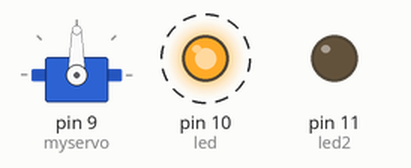
Simulated run of this sketch. Board: Arduino Uno, built with avr-gcc and run on an emulated ATmega328P. Shown: servo, output pins drawn as LEDs (lit = HIGH). Dashed ring = blinking.

Above: at 0.5 s.
Timing chart, 0 to 4.6 s (numbered marks = the images above):
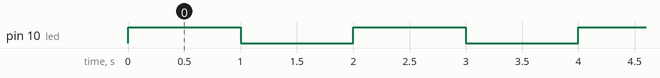

Measured:
- by itself, pin 10 (led): alternates HIGH for 1.0 s and LOW for 1.0 s

The sketch:

sketch_may13c.ino
```cpp
#include <Servo.h>


Servo myservo;
int pos = 0;
int led=10;
int led2=11;
long prevMillis = 0;
int led_delay = 1000;
bool ledState = 0;


void setup() {
   myservo.attach(9);
   pinMode(led, OUTPUT);
   pinMode(led2, OUTPUT);

  // put your setup code here, to run once:

}

void loop() {


  if (millis() - prevMillis> led_delay)
  {
    ledState !=ledState;
   digitalWrite(led2, ledState);
   prevMillis =millis();


    }


 digitalWrite(led, HIGH);
 delay(1000);
 digitalWrite(led, LOW);
 delay(1000);


}

/*#include <Servo.h>

Servo myservo;  // create servo object to control a servo
// twelve servo objects can be created on most boards

int pos = 0;    // variable to store the servo position

void setup() {
  myservo.attach(9);  // attaches the servo on pin 9 to the servo object
}

void loop() {
  for (pos = 0; pos <= 180; pos += 1) { // goes from 0 degrees to 180 degrees
    // in steps of 1 degree
    myservo.write(pos);              // tell servo to go to position in variable 'pos'
    delay(15);                       // waits 15ms for the servo to reach the position
  }
  for (pos = 180; pos >= 0; pos -= 1) { // goes from 180 degrees to 0 degrees
    myservo.write(pos);              // tell servo to go to position in variable 'pos'
    delay(15);                       // waits 15ms for the servo to reach the position
  }
}
*/
```
